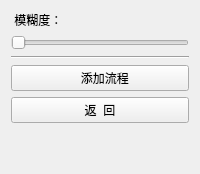
         <widget class="QWidget" name="page_23">
          <layout class="QGridLayout" name="gridLayout_18">
           <item row="2" column="0">
            <widget class="Line" name="line_43">
             <property name="orientation">
              <enum>Qt::Horizontal</enum>
             </property>
            </widget>
           </item>
           <item row="1" column="0">
            <widget class="QSlider" name="horizontalSlider_19">
             <property name="orientation">
              <enum>Qt::Horizontal</enum>
             </property>
            </widget>
           </item>
           <item row="3" column="0">
            <widget class="QPushButton" name="pushButton_35">
             <property name="text">
              <string>   添加流程</string>
             </property>
            </widget>
           </item>
           <item row="0" column="0">
            <widget class="QLabel" name="label_29">
             <property name="text">
              <string> 模糊度：</string>
             </property>
            </widget>
           </item>
           <item row="5" column="0">
            <spacer name="verticalSpacer_19">
             <property name="orientation">
              <enum>Qt::Vertical</enum>
             </property>
             <property name="sizeHint" stdset="0">
              <size>
               <width>20</width>
               <height>40</height>
              </size>
             </property>
            </spacer>
           </item>
           <item row="4" column="0">
            <widget class="QPushButton" name="pushButton_36">
             <property name="text">
              <string>返  回</string>
             </property>
            </widget>
           </item>
          </layout>
         </widget>
